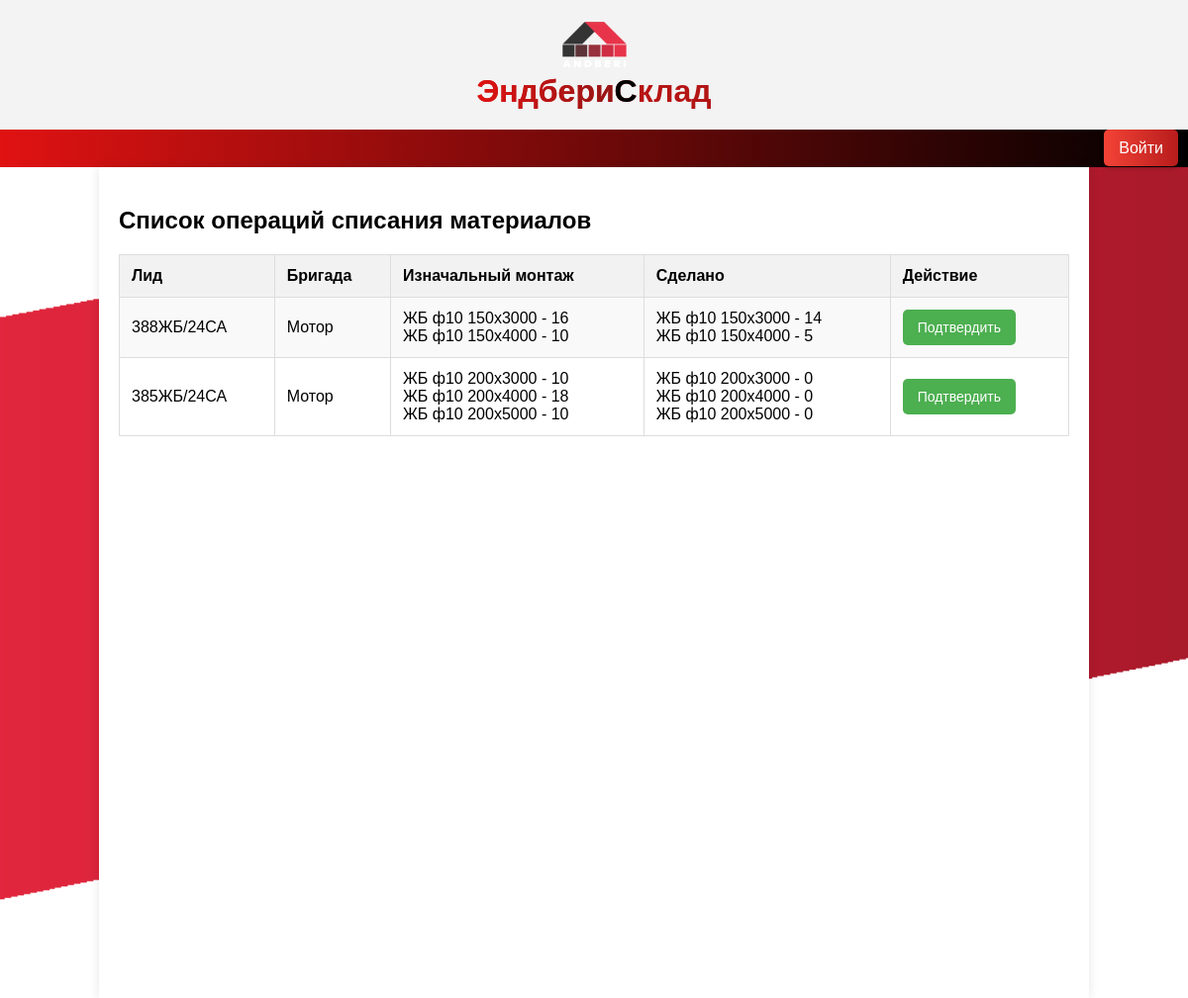
/operation-dep-count/, run on the app's committed database.
### sklad_app/models.py (models this page shows, shortened)
class OperationDepCount(models.Model):
    operation=models.ForeignKey(OperationDeparture, on_delete=models.CASCADE)
    details = models.TextField()
    confirm = models.BooleanField(default=False)
    visible = models.BooleanField(default=True)

class OperationDeparture(models.Model):
    manager=models.CharField(max_length=500,default='123')
    details = models.TextField()
    extra_details = models.TextField(default=' ',blank=True,null=True)
    date = models.DateTimeField(auto_now_add=True)
    user = models.ManyToManyField(User)
    description = models.CharField(blank=True, max_length=500)
    confirm = models.BooleanField(default=False)
    number_car = models.CharField(blank=True, max_length=500,default=' ')
    brigade = models.ForeignKey(BrigadeWork, on_delete=models.CASCADE, blank=True)
    confirm_b = models.BooleanField(default=False)
    visible = models.BooleanField(default=True)

class BrigadeWork(models.Model):
    name = models.CharField(max_length=123)
    TYPE_CHOICES = (
        ('винты', 'Винты'),
        ('жб', 'ЖБ'),
        ('ручники', 'Ручники'),
    )
    type = models.CharField(max_length=10, choices=TYPE_CHOICES, default='жб', verbose_name='Тип')
    def __str__(self):
        return self.name

class NamePile(models.Model):
    TYPE_CHOICES = (
        ('винтовые', 'Винтовые'),
        ('жб', 'Железобетонные'),
    )
    name = models.CharField(max_length=232)
    pile_type = models.CharField(max_length=10, choices=TYPE_CHOICES, default='винтовые', verbose_name='Тип')

class Pile(models.Model):
    name=models.ForeignKey(NamePile,on_delete=models.CASCADE)
    size=models.CharField(max_length=100)
    weight=models.IntegerField(default=0)
    price_beton = models.DecimalField(max_digits=10, decimal_places=4,blank=True,default=0.0)
    price_wire_3 = models.DecimalField(max_digits=10, decimal_places=4,blank=True,default=0.0)
    price_wire_4 = models.DecimalField(max_digits=10, decimal_places=4, blank=True, default=0.0)
    price_wire_6 = models.DecimalField(max_digits=10, decimal_places=4, blank=True, default=0.0)
    price_armature = models.DecimalField(max_digits=10, decimal_places=4,blank=True,default=0.0)
    price_armature10 = models.DecimalField(max_digits=10, decimal_places=4,blank=True,default=0.0)
    count = models.IntegerField(default=0)
    defect = models.IntegerField(default=0)

### sklad_app/views.py (the view)
# urls.py: path('operation-dep-count/', list_operation_dep_count, name='list_operation_dep_count'),
def list_operation_dep_count(request):
    operations = OperationDepCount.objects.filter(confirm=False)
    for operation in operations:
        linked_operation = get_object_or_404(OperationDeparture, id=operation.operation.id)
        linked_details = json.loads(linked_operation.details)
        try:
            extra_details = json.loads(linked_operation.extra_details) if linked_operation.extra_details else []
        except json.JSONDecodeError:
            extra_details = []
        all_details = linked_details + extra_details
        enriched_details = []
        for detail in linked_details:
            pile = get_object_or_404(Pile, id=detail["pile_id"])
            enriched_details.append({
                "name": pile.name.name,
                "size": pile.size,
                "quantity": detail["quantity"]
            })
        operation.enriched_details = enriched_details
        dep_count_details = json.loads(operation.details)
        done_details = []
        for detail in dep_count_details:
            pile = get_object_or_404(Pile, id=detail["pile_id"])
            done_details.append({
                "name": pile.name.name,
                "size": pile.size,
                "quantity": detail["quantity"]
            })
        remaining_details = []
        for linked_detail in all_details:
            remaining_quantity = linked_detail["quantity"]
            for dep_count_detail in dep_count_details:
                if linked_detail["pile_id"] == dep_count_detail["pile_id"]:
                    remaining_quantity -= dep_count_detail["quantity"]
            remaining_details.append({
                "name": get_object_or_404(Pile, id=linked_detail["pile_id"]).name.name,
                "size": get_object_or_404(Pile, id=linked_detail["pile_id"]).size,
                "quantity": max(remaining_quantity, 0)
            })
        operation.remaining_details = remaining_details
        operation.done_details = done_details
    if request.method == 'POST':
        count_id = request.POST.get('count_id')
        operation_count = get_object_or_404(OperationDepCount, id=count_id)
        operation_count.confirm = True
        operation_count.save()
        return redirect('list_operation_dep_count')
    context = {
        'operations': operations,
    }
    return render(request, 'list_operation_dep_count.html', context)

### templates/list_operation_dep_count.html (shortened to what this page needs)
{% extends "index.html" %}
{% block content %}
<h2>Список операций списания материалов</h2>
<table>
    <tr>
        <th>Лид</th>
        <th>Бригада</th>
        <th>Изначальный монтаж</th>
        <th>Сделано</th>
        <th>Действие</th>
    </tr>
    {% for operation in operations %}
    <tr>
        <td>{{ operation.operation.manager }}</td>
        <td>{{ operation.operation.brigade }}</td>
        <td>
            {% for detail in operation.enriched_details %}
                {{ detail.name }} {{ detail.size }} - {{ detail.quantity }}<br>
            {% endfor %}
        </td>
        <td>
            {% for detail in operation.remaining_details %}
                {{ detail.name }} {{ detail.size }} - {{ detail.quantity }}<br>
            {% endfor %}
        </td>
        <td>
            {% if not operation.confirm %}
            <form method="post">
                <button type="submit">Подтвердить</button>
            </form>
            {% endif %}
        </td>
    </tr>
    {% endfor %}
</table>
{% endblock %}

### templates/list_operation_dep_count.html (style rules this page uses)
table { width: 100%; border-collapse: collapse; margin-top: 20px; }
th, td { padding: 12px; border: 1px solid #ddd; text-align: left; }
th { background-color: #f2f2f2; font-weight: bold; }
tr:nth-child(even) { background-color: #f9f9f9; }
button { background-color: #4CAF50; color: white; padding: 10px 15px; border: none; border-radius: 5px; cursor: pointer; font-size: 14px; }

### data on the page
OperationDepCount: operation.manager "388ЖБ/24СА", operation.brigade "Мотор", quantity "16" "10", quantity "14" "5"
NamePile: name "ЖБ ф10" "ЖБ ф10" "ЖБ ф10" "ЖБ ф10" "ЖБ ф10", name "ЖБ ф10" "ЖБ ф10" "ЖБ ф10" "ЖБ ф10" "ЖБ ф10"
Pile: size "150x3000", size "150x3000"
Pile: size "150x4000", size "150x4000"
OperationDepCount: operation.manager "385ЖБ/24СА", operation.brigade "Мотор", quantity "10" "18" "10", quantity "0" "0" "0"
Pile: size "200x3000", size "200x3000"
Pile: size "200x4000", size "200x4000"
Pile: size "200x5000", size "200x5000"
